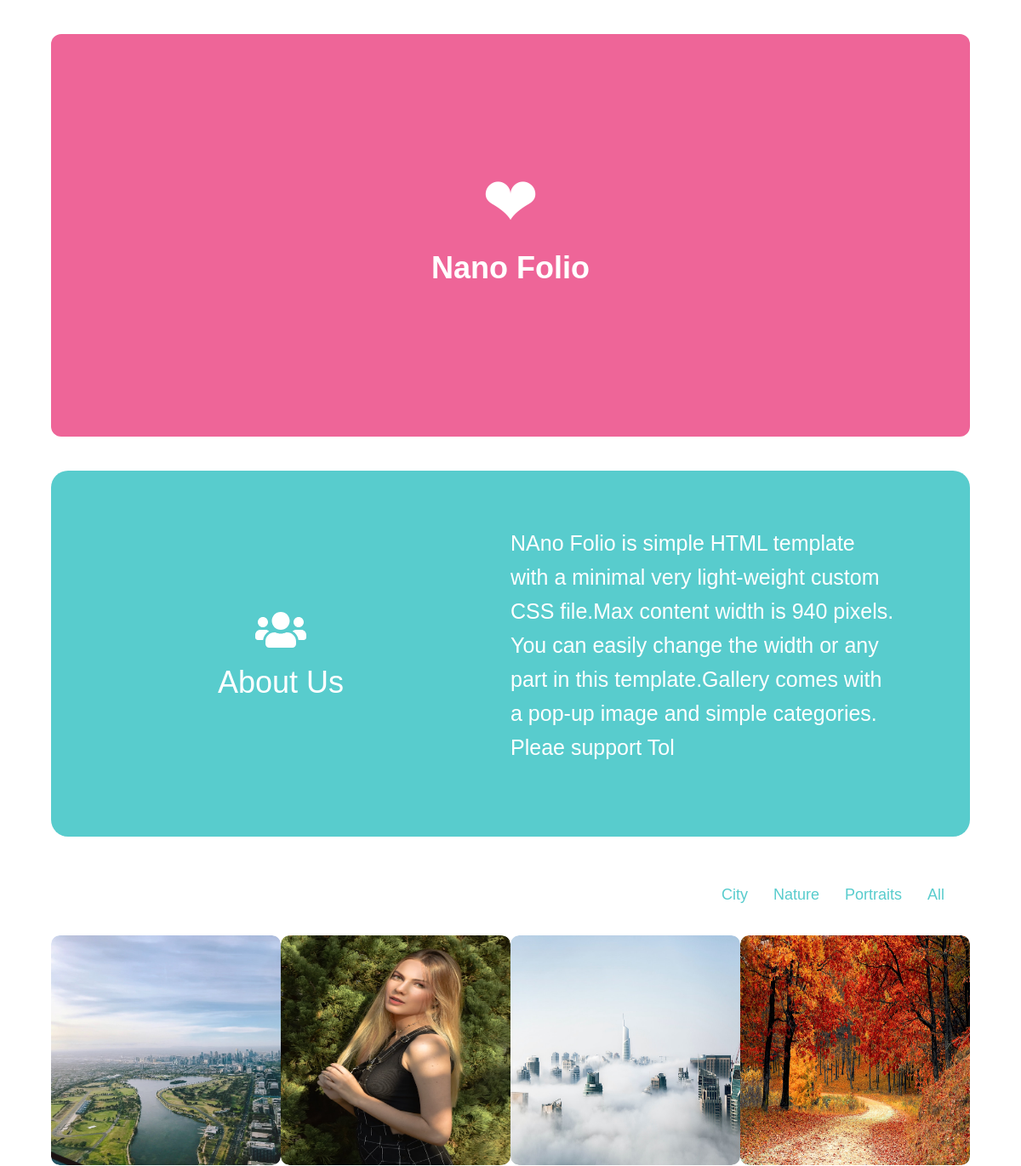
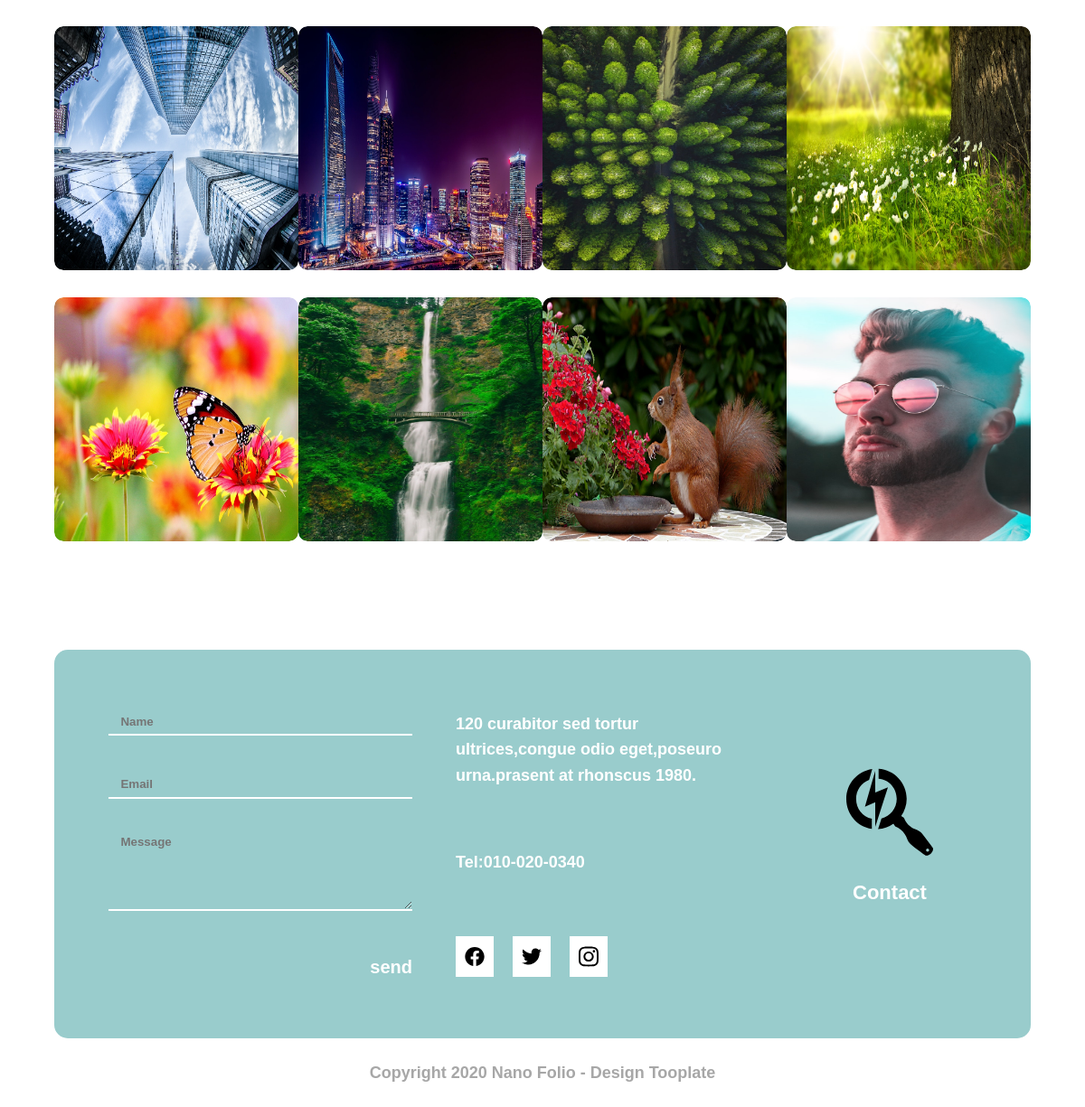
The page / on the database its author committed (2 pictures, top to bottom).
### web/models.py (models this page shows, shortened)
class About(models.Model):
    image = models.FileField(upload_to="about/")
    title = models.CharField(max_length=155)
    description = models.TextField(max_length=255)
    class Meta:
        ordering = ["id"]

class Category(models.Model):
    name = models.CharField(max_length=155)
    class Meta:
        ordering = ["id"]

class Gallery(models.Model):
    image = models.ImageField(upload_to="gallery/")
    category = models.ForeignKey("web.Category",on_delete=models.CASCADE)
    class Meta:
        ordering = ["id"]

### web/views.py (the view)
# urls.py: path("",index,name="index"),
def index(request):
    category_name = request.GET.get("category")
    categories = Category.objects.all()
    galleries = Gallery.objects.all()
    contacts = Contact.objects.all()
    abouts = About.objects.get()
    addresses = Address.objects.all()
    form = ContactForm()
    context = {
        "categories" : categories,
        "galleries" : galleries,
        "contacts" : contacts,
        "abouts" : abouts,
        "addresses" : addresses,
        "form" : form,
        "MEDIA_URL" : settings.MEDIA_URL,
    }
    return render(request,"index.html",context=context)

### web/forms.py
class ContactForm(ModelForm):
    class Meta:
        model = Contact
        fields = "__all__"
        widgets = {
            "name" : widgets.TextInput(attrs={
                "placeholder" : "Name"
            }),
            "email" : widgets.EmailInput(attrs={
                "placeholder" : "Email"
            }),
            "message" : widgets.Textarea(attrs={
                "placeholder" : "Message",
                "rows" : 5,
                "cols" : 30
            })
        }

### templates/index.html (shortened to what this page needs)
<!DOCTYPE html>
<html lang="en">
<head>
	{% load static %}
	<link rel="stylesheet" href="{% static 'css/style.css' %}" type="text/css" />
</head>
<body>
	<section id="spotlight">
		<section class="wrapper">
			<div class="contents">
				<div class="heart-shape">
					<span>&#10084;</span>
				</div>
				<h1>Nano Folio</h1>
			</div>
		</section>
	</section>
    <section id="about">
        <section class="wrapper">
            <div class="container">
                <div class="left">
                    <div class="icon">
                        <img src="{{abouts.image.url}}" alt="Image" />
                    </div>
                    <h3>
                        {{abouts.title}}
                    </h3>
                </div>
                <div class="right">
                    <p>
						{{abouts.description}}
                    </p>
                </div>
            </div>
        </section>
    </section>
	<section id="gallery">
		<section class="wrapper">
		  <div class="top">
			<ul>
				{% for category in categories %}
					<li>
						<a href="{% url 'web:category' %}?category={{category.name}}">{{category.name}}</a>
					</li>
				{% endfor %}
				<li>
					<a href="{% url 'web:category' %}?category=All">All</a>
				</li>
				</ul>
		  </div>
		<div class="bottom">
			{% for gallery in galleries %}
			<div class="frame">
				<a href="{% url 'web:gallery' pk=gallery.pk %}" >
					<img src="{{gallery.image.url}}" alt="Image" />
				</a>
			</div>
			{% endfor %}
		  </div>
		</section>
	  </section>
	  <footer>
		<section class="wrapper">
			<form action="{% url 'web:contact' %}" method="post" class="ajax">
				{{form.name}}
				{{form.email}}
				{{form.message}}
				<input type="submit" value="send" />
			</form>
			<div class="middle">
				<p class="paragraph">
					120 curabitor sed tortur ultrices,congue odio eget,poseuro urna.prasent at rhonscus 1980.
				</p>
				<p class="tel">
					Tel:010-020-0340
				</p>
				<ul>
					<li class="social">
						<a href="#" >
							<img src="{% static 'img/facebook-brands.svg' %}" alt="Social Media">
						</a>
					</li>
					<li class="social">
						<a href="#" >
							<img src="{% static 'img/twitter-brands.svg' %}" alt="Social Media">
						</a>
					</li>
					<li class="social">
						<a href="#" >
							<img src="{% static 'img/instagram-brands.svg' %}" alt="Social Media">
						</a>
					</li>
				</ul>
			</div>
			<div class="right">
				<div class="img_container">
					<img src="{% static 'img/searchengin-brands.svg' %}" alt="Lens">
				</div>
				<p>Contact</p>
			</div>
		</section>
		<p class="footer">
			Copyright 2020 Nano Folio  - Design Tooplate
		</p>
	</footer>
</body>
</html>

### static/css/style.css (style rules this page uses)
body { margin: 0; padding: 0; font-family:"Font Awesome 5 Free"; font-family: 'Source Sans Pro', sans-serif; font-size: 18px; line-height: 2em; overflow-x: hidden; }
a { text-decoration: none; transition: all 0.3s ease; color: #38CCCC; }
* { margin: 0; padding: 0; border: 0; vertical-align: baseline; background: transparent; font-weight: normal; text-decoration: none; outline: none; -webkit-box-sizing: border-box; -moz-box-sizing: border-box; box-sizing: border-box; }
ol, ul { list-style: none; }
input,textarea,select { font-family: "Circular-Std-Regular", Arial, Helvetica, sans-serif; font-weight: 400; }
a { color: #1C2C40; }
p { line-height:1.6em; font-size: 16px; font-family: "Circular-Std-Regular", Arial; font-weight: 400; }
.wrapper { width: 90%; margin: 0 auto; max-width:1200px; }
img { width: 100%; display: block; }
#spotlight { padding: 40px 0; }
#spotlight .contents { background: #ee6598; width: 100%; padding: 180px 0; display: flex; justify-content: center; align-items: center; flex-direction: column; border-radius: 12px; }
#spotlight .contents .heart-shape { margin-bottom: 20px; }
#spotlight .contents .heart-shape span { font-size: 80px; color: #fff; }
#spotlight .contents h1 { font-size: 36px; font-weight: 600; color:#fff; text-align: center; }
img { display: block; width: 100%; height: 100%; overflow: hidden; }
#about div.container { display: flex; justify-content:space-between; align-items: center; background: #58cccd; padding: 6% 0%; border-radius: 20px; }
#about div.container div.left { width: 50%; display: flex; justify-content: center; align-items: center; flex-direction: column; }
#about div.container div.left div.icon { text-align: center; width: 60px; margin-bottom: 20px; }
#about div.container div.left div.icon img { display: block; width: 100%; filter: invert(1); }
#about div.container div.left h3 { text-align: center; color: #fff; font-size: 36px; }
#about div.container div.right { width: 50%; }
#about div.container div.right p { width: 84%; font-size: 25px; color: white; margin-bottom: 20px; }
#gallery { padding-top: 50px; }
#gallery section.wrapper div.top { text-align: right; }
#gallery section.wrapper div.top ul { display: flex; align-items: center; justify-content: end; }
#gallery section.wrapper div.top ul li { margin-right: 30px; }
#gallery section.wrapper div.top ul li a { transition: 0.1s ease-in-out; color: #58cccd; }
#gallery section.wrapper div.bottom { display: flex; justify-content: space-between; flex-wrap: wrap; }
#gallery section.wrapper div.bottom div.frame { width: 270px; height: 270px; border-radius: 10px; overflow: hidden; margin-top: 30px; cursor: pointer; }
#gallery section.wrapper div.bottom div.frame img { border-radius: 10px; transition: 0.4s ease-in-out; }
footer { padding: 10% 0 0; }
footer section.wrapper { background: #9cc; border-radius: 15px; display: flex; justify-content: space-between; padding: 5%; align-items: center; }
footer section.wrapper form { width: 35%; }
footer section.wrapper form input[type=text] { border-bottom: 2px solid #fff; width: 100%; padding: 2% 4%; margin-bottom: 10%; color: #ffff; font-weight: 900; }
footer section.wrapper form input[type=email] { border-bottom: 2px solid #fff; width: 100%; padding: 2% 4%; margin-bottom: 10%; color: #ffff; font-weight: 900; }
footer section.wrapper form textarea { border-bottom: 2px solid #fff; width: 100%; padding: 2% 4%; margin-bottom: 10%; color: #ffff; font-weight: 900; }
footer section.wrapper form input[type=submit] { color: #ffff; font-weight: 900; font-size: 20px; text-align: right; width: 100%; }
footer section.wrapper div.middle { width: 35%; }
footer section.wrapper div.middle p.paragraph { color: #ffff; font-weight: 700; font-size: 18px; width: 100%; margin-bottom: 20%; }
footer section.wrapper div.middle p.tel { color: #ffff; font-weight: 700; font-size: 18px; width: 100%; margin-bottom: 20%; }
footer section.wrapper div.middle ul { width: 50%; display: flex; justify-content: space-between; }
footer section.wrapper div.middle ul li.social { width: 25%; background: #fff; padding: 6%; }
footer section.wrapper div.right { width: 20%; }
footer section.wrapper div.right div.img_container { width: 50%; margin: 0 auto 10%; }
footer section.wrapper div.right p { color: #ffff; font-weight: 700; font-size: 22px; width: 100%; margin-bottom: 10%; text-align: center; }
footer p.footer { color: #a7a7a7; font-weight: 700; font-size: 18px; width: 100%; text-align: center; padding: 2% 0; }

### rows shown on the page
About: image (picture), title "About Us", description "NAno Folio is simple HTML template with a minimal very light-weight custom CSS file.Max content width is 940 pixels. You can easily change the width or any part in this template.Gallery comes with a pop-up image and simple categories. Pleae support Tol"
Category: name "City"
Category: name "Nature"
Category: name "Portraits"
Gallery: image (picture)
Gallery: image (picture)
Gallery: image (picture)
Gallery: image (picture)
Gallery: image (picture)
Gallery: image (picture)
Gallery: image (picture)
Gallery: image (picture)
Gallery: image (picture)
Gallery: image (picture)
Gallery: image (picture)
Gallery: image (picture)
